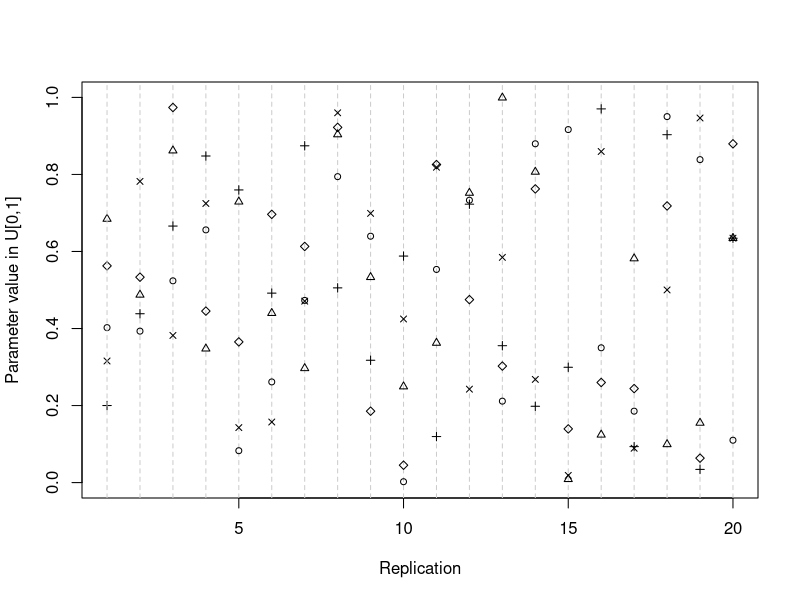

Here is the R script that generated this plot:
#latin hypercube sampling

library(lhs)

#n=number of points (i.e. replicas) --how many values of each dimension?
#k=number of dimensions (i.e. parameters) --how many dimensions (i.e. parameters)?
set.seed(1234)
lhyp1 <- maximinLHS(n=20,k=5,dup=1)

plot(rep(1,ncol(lhyp1)),lhyp1[1,],xlim=c(1,nrow(lhyp1)),ylim=c(0,1),pch=c(1:ncol(lhyp1)),cex=0.8,
     xlab="Replication",ylab="Parameter value in U[0,1]")
abline(v=1,lty=2,col="grey 80")
for (i in 2:nrow(lhyp1)) {
  abline(v=i,lty=2,col="grey 80")
  points(rep(i,ncol(lhyp1)),lhyp1[i,],pch=c(1:ncol(lhyp1)),cex=0.8)
}

#to generate the values in the actual parameter range
#where min and max are specific to parameter being sampled
p1vals <- qunif(lhyp1[1,],min=1,max=2.5) 
